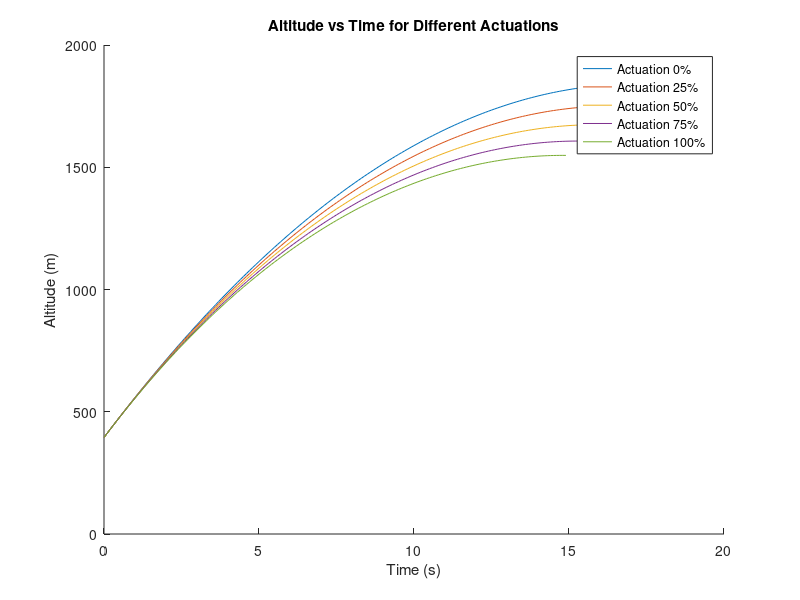

This chart was generated by the following MATLAB code:
clc; clear; close all;

g = 9.81; % m/s^2
Cd = 0.95; % unitless
A = 0.0012; % m^2

Cf = 0.3; % unitless
A2 = 0.001;
m = 16.45; % kg
rho = 1.293; % kg/m^3

v_0 = 170; % m/s
h_0 = 378; % m
angle = 2; %deg (from the vertical)

dt = 0.1; % Time step

actuation_values = 0:0.25:1; % Actuation values from 0% to 100%

figure;
hold on;

for actuation = actuation_values
    v = v_0;
    v_y = v_0 * cosd(angle);
    h = h_0;
    t = 0;
    n = 1;
    
    a_total = [];
    a_y_total = [];
    v_total = [];
    v_y_total = [];
    h_total = [];
    t_size = [];
    F_total = [];
    
    while v_y > 0
        F_p = 0.5 * Cd * A * v^2 * rho * 4 * actuation; % Drag force with actuation

        % F_f = 0.5 * Cf * A2 * v^2 * rho; % Drag force with actuation

        F_total(n) = F_p + m*g; % Store drag force
        
        a = (-m * g - F_p) / m; % Net acceleration
        
        a_y = (-m * g - F_p*cosd(angle)) / m; % Vertical accerleration

        v = v + a * dt; % Update velocity
        
        v_y = v_y + a_y * dt; % Update vertical velocity

        h = h + v_y * dt; % Update height

        % Store values for plotting
        a_total(n) = a;
        a_y_total(n) = a_y;
        v_total(n) = v;
        v_y_total(n) = v_y;
        h_total(n) = h;
        t_size(n) = t;

        t = t + dt; % Increment time
        n = n + 1;
    end

    % Plot altitude for this actuation
    plot(t_size, h_total, 'DisplayName', sprintf('Actuation %.0f%%', actuation * 100));
end

xlabel('Time (s)');
ylabel('Altitude (m)');
legend('show')
title('Altitude vs Time for Different Actuations');

disp(max(h_total) * 3.28084); % Convert maximum height to feet

   